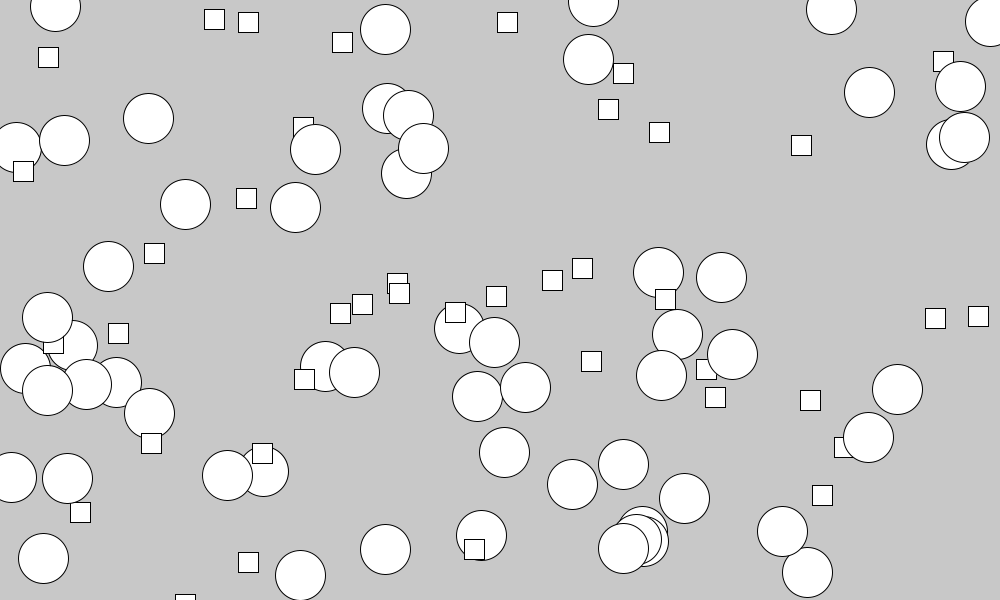
Frame 1 (no input)
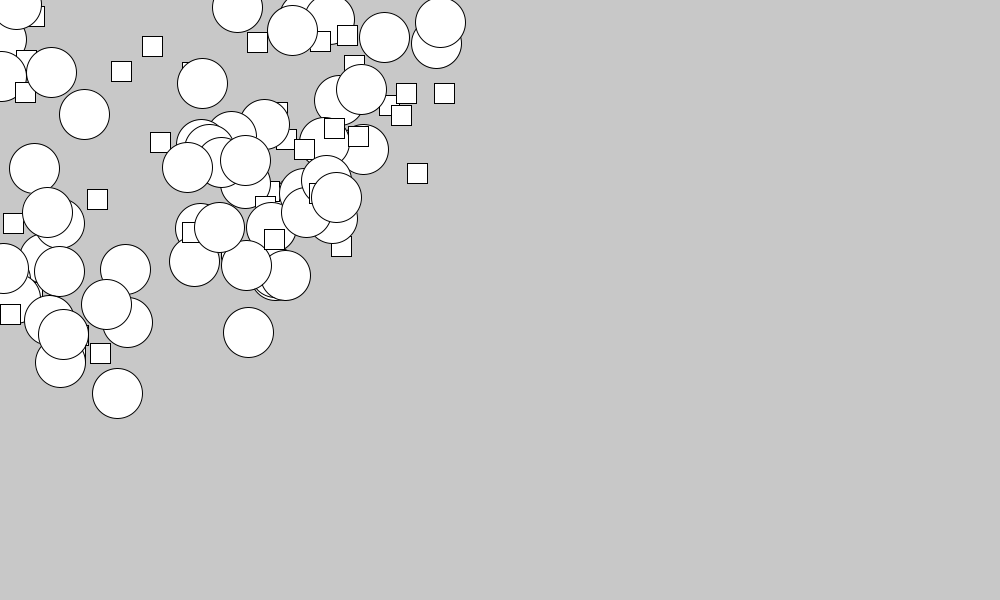
Frame 60 (the mouse pressed at the canvas centre just before this capture)
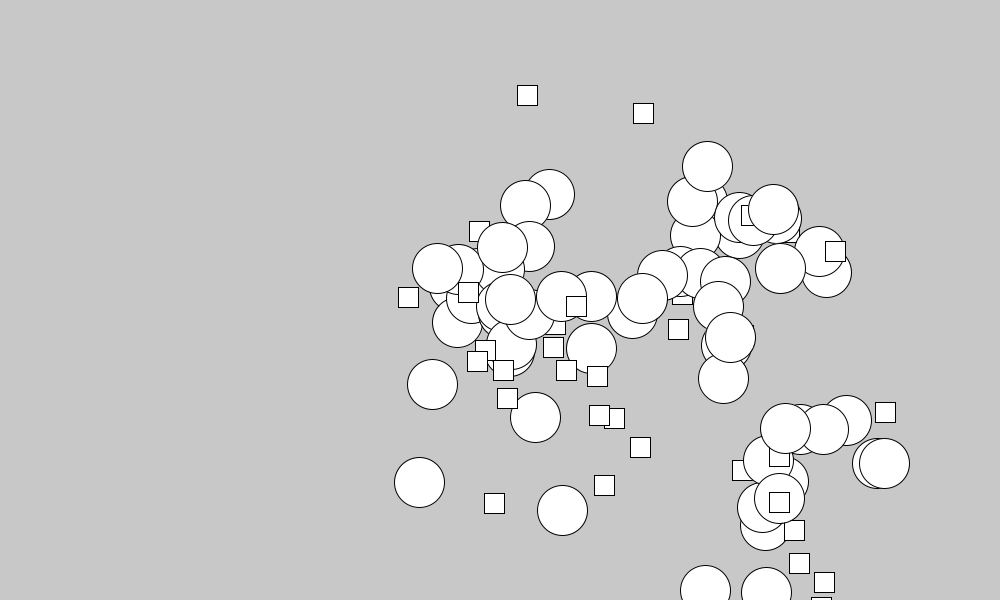
Frame 120 (the mouse held since frame 60 and released just before this capture)

The Processing sketch that drew these frames (run headless with seeded random() and noise(); from frame 60 on, the mouse is pressed at the canvas centre):

// Processing sketch: SmthAboutInheritanse
// ── SmthAboutInheritanse.pde
Particle[] particles;


void setup(){
  size(1000, 600);
  particles = new Particle[100];
  for(int i = 0; i < particles.length; i++){
    if(random(1) > 0.5){
      particles[i] = new Circle();
    } else {
      particles[i] = new Rectangle();
    }
  }
}

void draw(){
  background(200);
  for(Particle p : particles){
    p.update();
  }
  
  for(Particle p : particles){
    p.show();
  }
}
// ── Circle.pde

class Circle extends Particle{
  Circle(){
    super();
  }
  
  public void show(){
    ellipse(pos.x, pos.y, 50, 50);
  }
  
  public void sayIAmCircle(){
    println("I am your tiny little particle");
  }
}
// ── Particle.pde

abstract class Particle{
  Particle(){
    friction = 0.99f;
    vel = PVector.random2D();
    vel.mult(random(5) + 1);
    pos = new PVector();
    pos.x = random(width);
    pos.y = random(height);
  }
  
  public void update(){
    vel.add(g);
    PVector p = new PVector(mouseX, mouseY);
    p.sub(pos);
    p.normalize();
    vel.add(p);
    vel.mult(friction);
    pos.add(vel);
    if(pos.x > width || pos.x < 0){
      vel.x *= -1;
    }
    
    if(pos.y > height || pos.y < 0){
      vel.y *= -1;
    }
  }
  
  public void say(){
    println("Particle");
  }
  
  public abstract void show();
  
  void setFriction(float friction){    
    this.friction = friction;
    println(friction);
  }
  
  protected PVector pos;
  private PVector vel;
  private PVector g = new PVector(0, 0.1);
 
  private float friction;
}
// ── Rectangle.pde

class Rectangle extends Particle{
  Rectangle(){
    super();
  }
  
  public void say(){
    println("Rectangle");
  }
  
  public void show(){
    rect(pos.x, pos.y, 20, 20);
  }
}
